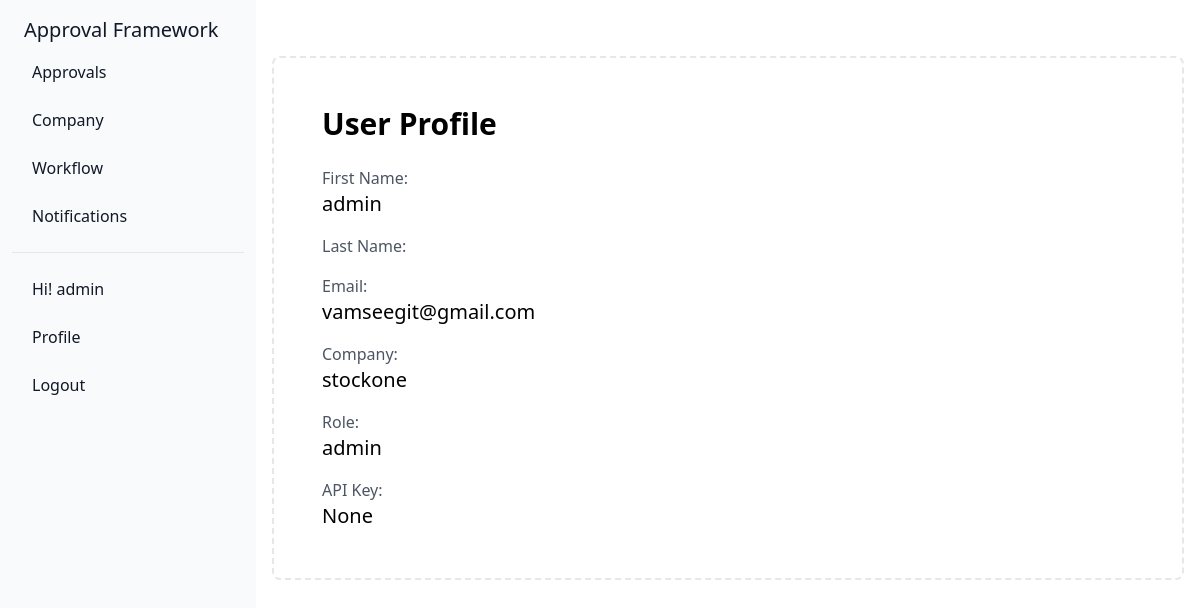
The page /profile/ (signed in) on the database as committed earlier.
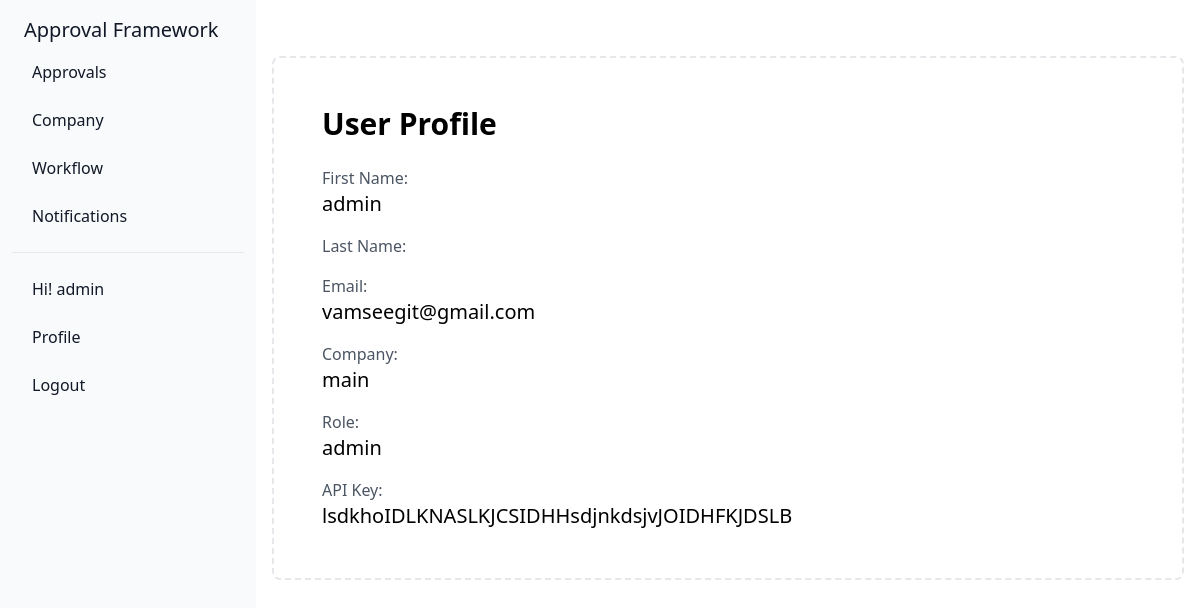
The same page on the database as committed later.
### approval/models.py (models this page shows, shortened)
class User_profile(models.Model):
    User = models.ForeignKey(User,on_delete=models.CASCADE)
    password = models.CharField(max_length=50,default = 'dlvgh123')
    company = models.ForeignKey(Company,on_delete=models.CASCADE)
    role_choices = {
        ('admin', 'admin'),
        ('staff', 'staff'),
        ('client','client'),
    }
    role = models.CharField(max_length=50,choices=role_choices)
    api_key = models.CharField(max_length=50,default=None,null=True)

class Company(models.Model):
    id = models.AutoField(primary_key=True)
    name = models.CharField(max_length=255)
    place = models.CharField(max_length=50)
    def __str__(self):
        return self.name

### approval/views.py (the view)
# urls.py: path('profile/',views.profile,name = 'profile page'),
def profile(request):
    if request.user.is_authenticated:
        profile = User_profile.objects.get(User = request.user.id)
        return render(request, 'profile.html',{'profile':profile})
    return redirect('/login/')

### templates/profile.html (shortened to what this page needs)
{% extends "home.html" %}
{% block content %}
<div class="bg-white p-8  sm:w-96">
    <h1 class="text-3xl font-semibold mb-6">User Profile</h1>
    <div class="space-y-4">
        <div>
            <label for="firstName" class="text-gray-600">First Name:</label>
            <p id="firstName" class="text-xl font-medium">{{user.first_name}}</p>
        </div>
        <div>
            <label for="lastName" class="text-gray-600">Last Name:</label>
        </div>
        <div>
            <label for="email" class="text-gray-600">Email:</label>
            <p id="email" class="text-xl font-medium">{{user.email}}</p>
        </div>
        <div>
            <label for="company" class="text-gray-600">Company:</label>
            <p id="company" class="text-xl font-medium">{{profile.company}}</p>
        </div>
        <div>
            <label for="role" class="text-gray-600">Role:</label>
            <p id="role" class="text-xl font-medium">{{profile.role}}</p>
        </div>
        <div>
            <label for="apiKey" class="text-gray-600">API Key:</label>
            <p id="apiKey" class="text-xl font-medium">
                {{profile.api_key}}
            </p>
        </div>
    </div>
</div>
</div>
{% endblock %}

Rows that differ between the two databases and show on the page:
removed User_profile: company "stockone", role "admin", api_key "None"
added User_profile: company "main", role "admin", api_key "lsdkhoIDLKNASLKJCSIDHHsdjnkdsjvJOIDHFKJDSLB"
